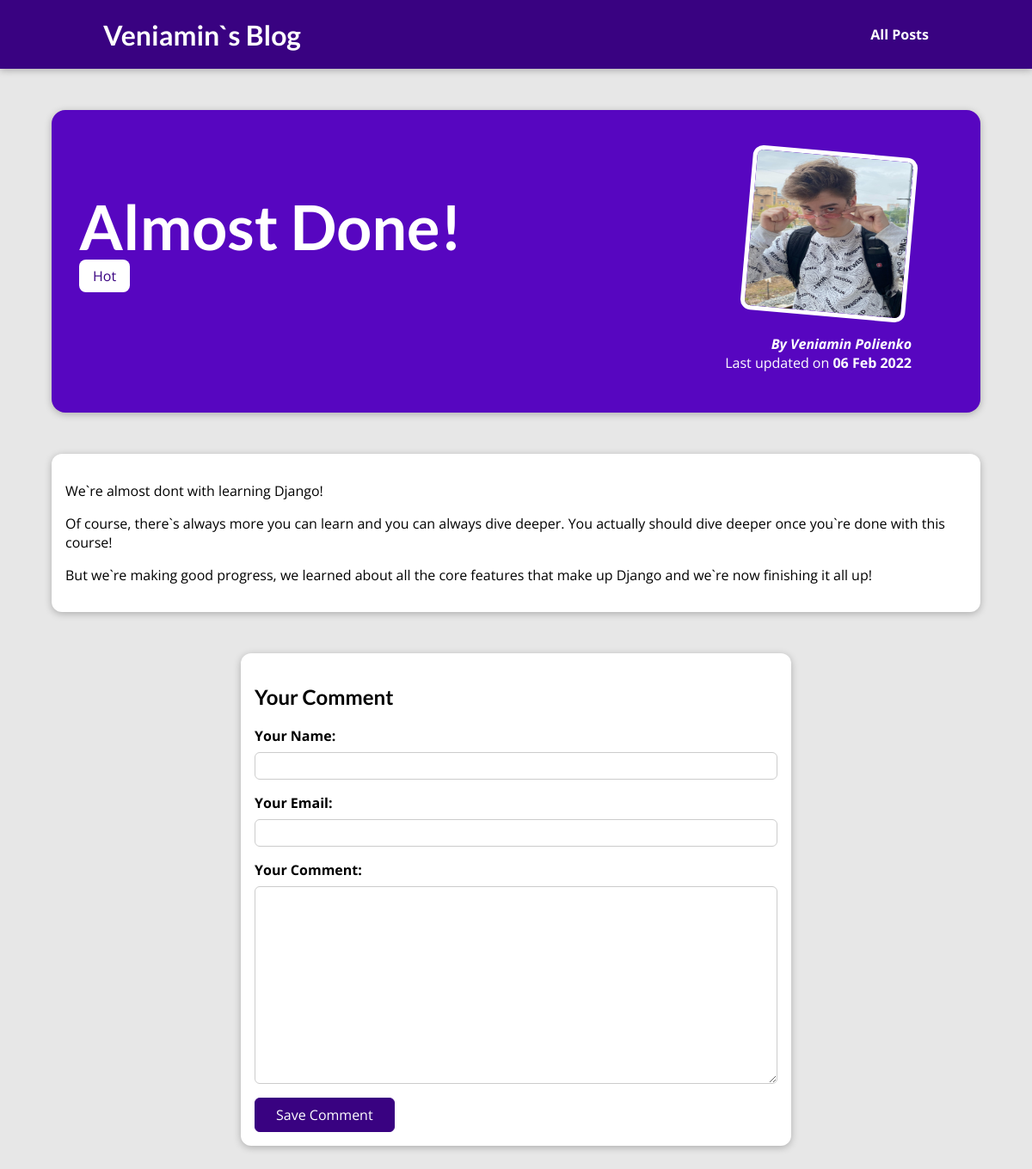
/posts/almost-done, run on the app's committed database.
### blog/models.py (models this page shows, shortened)
class Post(models.Model):
    title = models.CharField(max_length = 150)
    excerpt = models.CharField(max_length = 200)
    image = models.ImageField(upload_to = 'posts', null = True)
    date = models.DateField(auto_now = True)
    slug = models.SlugField(unique = True, db_index = True)
    content = models.TextField() # validators = [MinValueValidator(10)]
    author = models.ForeignKey(Author, on_delete = models.SET_NULL, null = True, related_name = "posts")
    tags = models.ManyToManyField(Tag)

class Tag(models.Model):
    caption = models.CharField(max_length = 20)

class Author(models.Model):
    first_name = models.CharField(max_length = 100)
    last_name = models.CharField(max_length = 100)
    email_address = models.EmailField()
    def full_name(self):
        return f"{self.first_name} {self.last_name}"
    def __str__(self):
        return self.full_name()

### blog/views.py (the view)
# urls.py: path("posts/<slug:slug>", views.SinglePostView.as_view(), name = "post-detail-page")
class SinglePostView(View):
    template_name = "blog/post-detail.html"
    model = Post
    def get(self, request, slug):
        post = Post.objects.get(slug = slug)
        context = {
            "post": post,
            "post_tags": post.tags.all(),
            "comment_form": CommentForm()
        }
        return render(request, "blog/post-detail.html", context)
    def post(self, request, slug):
        comment_form = CommentForm(request.POST)
        post = Post.objects.get(slug = slug)
        if comment_form.is_valid():
            comment = comment_form.save(commit = False)
            comment.post = post
            comment.save()
            return HttpResponseRedirect(reverse("post-detail-page", args = [slug]))
        context = {
            "post": post,
            "post_tags": post.tags.all(),
            "comment_form": comment_form
        }
        return render(request, "blog/post-detail.html", context)

### blog/forms.py
class CommentForm(forms.ModelForm):
    class Meta:
        model = Comment
        exclude = ["post"]
        labels = {
            "user_name": "Your Name",
            "user_email": "Your Email",
            "text": "Your Comment"
        }

### blog/templates/blog/post-detail.html (shortened to what this page needs)
{% extends "base.html" %}
{% load static %}
{% block css_files %}
  <link rel="stylesheet" href="{% static 'blog/post-detail.css' %}">
{% endblock %}
{% block content %}
  <section id="summary">
    <h2>{{ post.title }}</h2>
    <div class="">
      {% for tag in post_tags %}
        <span class = "tag">{{ tag.caption }}</span>
      {% endfor %}
    </div>
    <article>
      <img src="{{ post.image.url }}" alt="{{ post.title }}">
      <address>By <a href="mailto:{{ post.author.email_address }}">{{ post.author }}</a></address>
      <div>
        Last updated on <time>{{ post.date|date:"d M Y" }}</time>
      </div>
    </article>
  </section>
  <main>
    {{ post.content|linebreaks }}
  </main>
  <section id="comment-form">
    <h2>Your Comment</h2>
    <form action="{% url 'post-detail-page' post.slug %}" method="post">
      {% for form_field in comment_form %}
        <div class="form-control">
          {{ form_field.label_tag }}
          {{ form_field }}
        </div>
      {% endfor %}
      <button>Save Comment</button>
    </form>
  </section>
{% endblock %}

### static/app.css (style rules this page uses)
* { box-sizing: border-box; }
html { font-family: 'Open Sans', 'Lato', sans-serif; }
body { margin: 0; }
h1, h2, h3 { font-family: 'Lato', sans-serif; font-weight: bold; }

### blog/static/blog/post-detail.css (style rules this page uses)
body { background-color: #e7e7e7; }
#summary { margin: 8rem auto 3rem auto; padding: 2rem; width: 90%; max-width: 90rem; border-radius: 16px; background-color: #5706c0; position: relative; box-shadow: 0 2px 8px rgba(0, 0, 0, 0.25); height: 22rem; }
#summary h2 { color: white; font-size: 4.5rem; margin-bottom: 0.25rem; }
#summary article { position: absolute; top: 2rem; right: 3rem; padding: 1rem 2rem; border-radius: 12px; text-align: right; color: white; }
#summary article img { width: 12rem; height: 12rem; border-radius: 12px; transform: rotateZ(5deg); border: 5px solid white; margin-bottom: 1rem; }
#summary address { font-weight: bold; }
#summary a { color: white; text-decoration: none; }
#summary time { font-weight: bold; }
main { width: 90%; max-width: 90rem; margin: 3rem auto; background-color: white; padding: 1rem; border-radius: 12px; box-shadow: 0 2px 8px rgba(0, 0, 0, 0.25); }
.tag { background-color: white; color: #390281; padding: 0.5rem 1rem; border-radius: 8px; }
#comment-form { margin: 3rem auto; width: 90%; max-width: 40rem; border-radius: 12px; background-color: white; box-shadow: 0 2px 8px rgba(0, 0, 0, 0.25); padding: 1rem; }
#comment-form button { font: inherit; background-color: #390281; color: white; border: 1px solid #390281; padding: 0.5rem 1.5rem; border-radius: 6px; cursor: pointer; }
.form-control { margin-bottom: 1rem; }
.form-control label { font-weight: bold; margin-bottom: 0.5rem; display: block; }
.form-control input, .form-control textarea { display: block; width: 100%; font: inherit; padding: 0.25rem; border-radius: 6px; border: 1px solid #ccc; }

### data on the page
Post: title "Almost Done!", image (picture), author "Veniamin Polienko", date "06 Feb 2022", content "We`re almost dont with learning Django! Of course, there`s always more you can learn and you can always dive deeper. You actually should dive deeper once you`re done with this course! But we`re making good progress, we learned about all the core features that make up Django and we`re now finishing it all up!"
Tag: caption "Hot"
